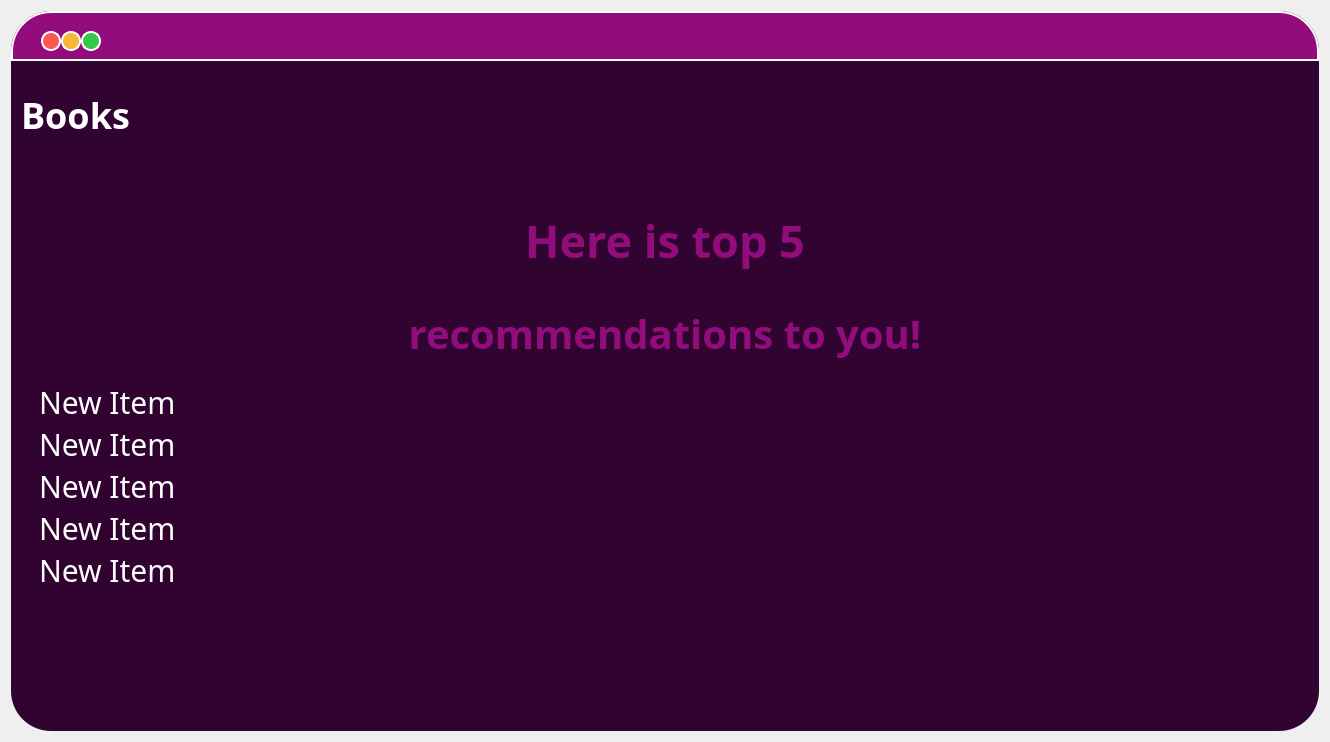
<?xml version="1.0" encoding="UTF-8"?>
<ui version="4.0">
 <class>BookRecommendationsForm</class>
 <widget class="QWidget" name="BookRecommendationsForm">
  <property name="geometry">
   <rect>
    <x>0</x>
    <y>0</y>
    <width>1330</width>
    <height>742</height>
   </rect>
  </property>
  <property name="windowTitle">
   <string>Form</string>
  </property>
  <property name="styleSheet">
   <string notr="true"> border-style: solid;
  border-color: #ff0000; /* red */</string>
  </property>
  <layout class="QVBoxLayout" name="verticalLayout_4">
   <item>
    <widget class="QFrame" name="bookrecommendationsFrame">
     <property name="styleSheet">
      <string notr="true">QFrame{background:#300331;
border-style: solid;
  border-color: red;
border-radius:40;}


QPushButton:hover {
background: qradialgradient(
cx: 0.3, cy: -0.4, fx: 0.3, fy: -0.4,
radius: 1.35, stop: 0 #fff, stop: 1 #bbb
);
}

QSplitter::handle {
    background: none;
}

QPushButton:pressed {
border-style: inset;
background: qradialgradient(
cx: 0.4, cy: -0.1, fx: 0.4, fy: -0.1,
radius: 1.35, stop: 0 #fff, stop: 1 #ddd
);}</string>
     </property>
     <property name="frameShape">
      <enum>QFrame::StyledPanel</enum>
     </property>
     <property name="frameShadow">
      <enum>QFrame::Raised</enum>
     </property>
     <layout class="QHBoxLayout" name="horizontalLayout">
      <property name="leftMargin">
       <number>0</number>
      </property>
      <property name="topMargin">
       <number>0</number>
      </property>
      <property name="rightMargin">
       <number>0</number>
      </property>
      <property name="bottomMargin">
       <number>0</number>
      </property>
      <item>
       <widget class="QSplitter" name="splitter">
        <property name="styleSheet">
         <string notr="true">background:none;</string>
        </property>
        <property name="orientation">
         <enum>Qt::Vertical</enum>
        </property>
        <widget class="QWidget" name="layoutWidget">
         <layout class="QVBoxLayout" name="barLogo">
          <item>
           <widget class="QGroupBox" name="TabBar">
            <property name="minimumSize">
             <size>
              <width>0</width>
              <height>50</height>
             </size>
            </property>
            <property name="maximumSize">
             <size>
              <width>16777215</width>
              <height>50</height>
             </size>
            </property>
            <property name="styleSheet">
             <string notr="true">background:#920C7C;
border: 2px solid white;
border-radius:0;
border-top-left-radius: 40;
border-top-right-radius: 40;
</string>
            </property>
            <property name="title">
             <string/>
            </property>
            <widget class="QPushButton" name="btnClose">
             <property name="geometry">
              <rect>
               <x>30</x>
               <y>20</y>
               <width>20</width>
               <height>20</height>
              </rect>
             </property>
             <property name="styleSheet">
              <string notr="true">QPushButton{
background-color: #FD5754;
border-style: solid;
border-color: white;
border-width: 2px;
border-radius: 10px;
}

QPushButton:hover {
background: #37AED4;
}

QPushButton:pressed {
border-style: inset;
background: qradialgradient(
cx: 0.4, cy: -0.1, fx: 0.4, fy: -0.1,
radius: 1.35, stop: 0 #fff, stop: 1 #ddd
);}</string>
             </property>
             <property name="text">
              <string/>
             </property>
            </widget>
            <widget class="QPushButton" name="btnMinimize">
             <property name="geometry">
              <rect>
               <x>50</x>
               <y>20</y>
               <width>20</width>
               <height>20</height>
              </rect>
             </property>
             <property name="styleSheet">
              <string notr="true">QPushButton{
background-color: #F9B637;
border-style: solid;
border-color: white;
border-width: 2px;
border-radius: 10px;
}

QPushButton:hover {
background: #37AED4;
}

QPushButton:pressed {
border-style: inset;
background: qradialgradient(
cx: 0.4, cy: -0.1, fx: 0.4, fy: -0.1,
radius: 1.35, stop: 0 #fff, stop: 1 #ddd
);}</string>
             </property>
             <property name="text">
              <string/>
             </property>
            </widget>
            <widget class="QPushButton" name="btnZoom">
             <property name="geometry">
              <rect>
               <x>70</x>
               <y>20</y>
               <width>20</width>
               <height>20</height>
              </rect>
             </property>
             <property name="styleSheet">
              <string notr="true">QPushButton{
background-color: #34C848;
border-style: solid;
border-color: white;
border-width: 2px;
border-radius: 10px;
}


QPushButton:hover {
background: #37AED4;
}

QPushButton:pressed {
border-style: inset;
background: qradialgradient(
cx: 0.4, cy: -0.1, fx: 0.4, fy: -0.1,
radius: 1.35, stop: 0 #fff, stop: 1 #ddd
);}</string>
             </property>
             <property name="text">
              <string/>
             </property>
            </widget>
           </widget>
          </item>
          <item>
           <widget class="QGroupBox" name="BooksLogo">
            <property name="minimumSize">
             <size>
              <width>0</width>
              <height>75</height>
             </size>
            </property>
            <property name="styleSheet">
             <string notr="true">border:none;</string>
            </property>
            <property name="title">
             <string/>
            </property>
            <widget class="QLabel" name="label_BooksLogo">
             <property name="geometry">
              <rect>
               <x>10</x>
               <y>10</y>
               <width>391</width>
               <height>75</height>
              </rect>
             </property>
             <property name="minimumSize">
              <size>
               <width>50</width>
               <height>75</height>
              </size>
             </property>
             <property name="styleSheet">
              <string notr="true">background:none;
font-size:36px;
color:white;
font-weight:bold;
font-family:google sans;
image: url(:/logo/img/RecSy.png);</string>
             </property>
             <property name="text">
              <string>Books</string>
             </property>
             <property name="margin">
              <number>50</number>
             </property>
            </widget>
           </widget>
          </item>
         </layout>
        </widget>
        <widget class="QWidget" name="layoutWidget">
         <layout class="QVBoxLayout" name="WholeBody">
          <property name="leftMargin">
           <number>25</number>
          </property>
          <property name="rightMargin">
           <number>25</number>
          </property>
          <property name="bottomMargin">
           <number>15</number>
          </property>
          <item>
           <widget class="QSplitter" name="body">
            <property name="styleSheet">
             <string notr="true">QSplitter::handle {
    background: none;
}</string>
            </property>
            <property name="orientation">
             <enum>Qt::Vertical</enum>
            </property>
            <widget class="QSplitter" name="hereIs">
             <property name="orientation">
              <enum>Qt::Vertical</enum>
             </property>
             <widget class="QWidget" name="layoutWidget">
              <layout class="QVBoxLayout" name="verticalLayout_3">
               <item>
                <widget class="QLabel" name="label_1">
                 <property name="styleSheet">
                  <string notr="true">QLabel{
font-size:45px;
color:#920C7C;
font-weight:bold;
font-family:Google Sans;
}</string>
                 </property>
                 <property name="text">
                  <string>Here is top 5</string>
                 </property>
                 <property name="alignment">
                  <set>Qt::AlignCenter</set>
                 </property>
                </widget>
               </item>
               <item>
                <widget class="QLabel" name="label_3">
                 <property name="styleSheet">
                  <string notr="true">QLabel{
font-size:40px;
color:#920C7C;
font-weight:bold;
font-family:Google Sans;
}</string>
                 </property>
                 <property name="text">
                  <string>recommendations to you!</string>
                 </property>
                 <property name="alignment">
                  <set>Qt::AlignCenter</set>
                 </property>
                </widget>
               </item>
              </layout>
             </widget>
            </widget>
            <widget class="QListWidget" name="list_bookRecommendations">
             <property name="styleSheet">
              <string notr="true">QListWidget{
color:white;
font-size:30px;
font-family:Google Sans;
background:#300331;
}</string>
             </property>
             <property name="currentRow">
              <number>-1</number>
             </property>
             <item>
              <property name="text">
               <string>New Item</string>
              </property>
              <property name="checkState">
               <enum>Unchecked</enum>
              </property>
             </item>
             <item>
              <property name="text">
               <string>New Item</string>
              </property>
              <property name="checkState">
               <enum>Unchecked</enum>
              </property>
             </item>
             <item>
              <property name="text">
               <string>New Item</string>
              </property>
              <property name="checkState">
               <enum>Unchecked</enum>
              </property>
             </item>
             <item>
              <property name="text">
               <string>New Item</string>
              </property>
              <property name="checkState">
               <enum>Unchecked</enum>
              </property>
             </item>
             <item>
              <property name="text">
               <string>New Item</string>
              </property>
              <property name="checkState">
               <enum>Unchecked</enum>
              </property>
             </item>
            </widget>
           </widget>
          </item>
          <item>
           <widget class="QSplitter" name="bottomBar">
            <property name="minimumSize">
             <size>
              <width>0</width>
              <height>50</height>
             </size>
            </property>
            <property name="styleSheet">
             <string notr="true">QSplitter::handle {
    background: none;
}</string>
            </property>
            <property name="orientation">
             <enum>Qt::Horizontal</enum>
            </property>
            <widget class="QToolButton" name="btnGoHome">
             <property name="styleSheet">
              <string notr="true">QToolButton{
background:transparent;
image: url(:/home/img/home.png);
}
QToolButton:hover {
background: #920C7C;
border: solid 1px;
border-radius:25;
}

QToolButton:pressed {
border-style: inset;
background: #37AED4;}</string>
             </property>
             <property name="text">
              <string/>
             </property>
            </widget>
            <widget class="QToolButton" name="btnAddFav">
             <property name="styleSheet">
              <string notr="true">QToolButton{
background:transparent;
image: url(:/addFavorite/img/addFavorite.png);
}
QToolButton:hover {
background: #920C7C;
border: solid 1px;
border-radius:25;
}

QToolButton:pressed {
border-style: inset;
background: #37AED4;}</string>
             </property>
             <property name="text">
              <string/>
             </property>
            </widget>
           </widget>
          </item>
         </layout>
        </widget>
       </widget>
      </item>
     </layout>
    </widget>
   </item>
  </layout>
 </widget>
 <resources>
  <include location="../source.qrc"/>
 </resources>
 <connections/>
</ui>
